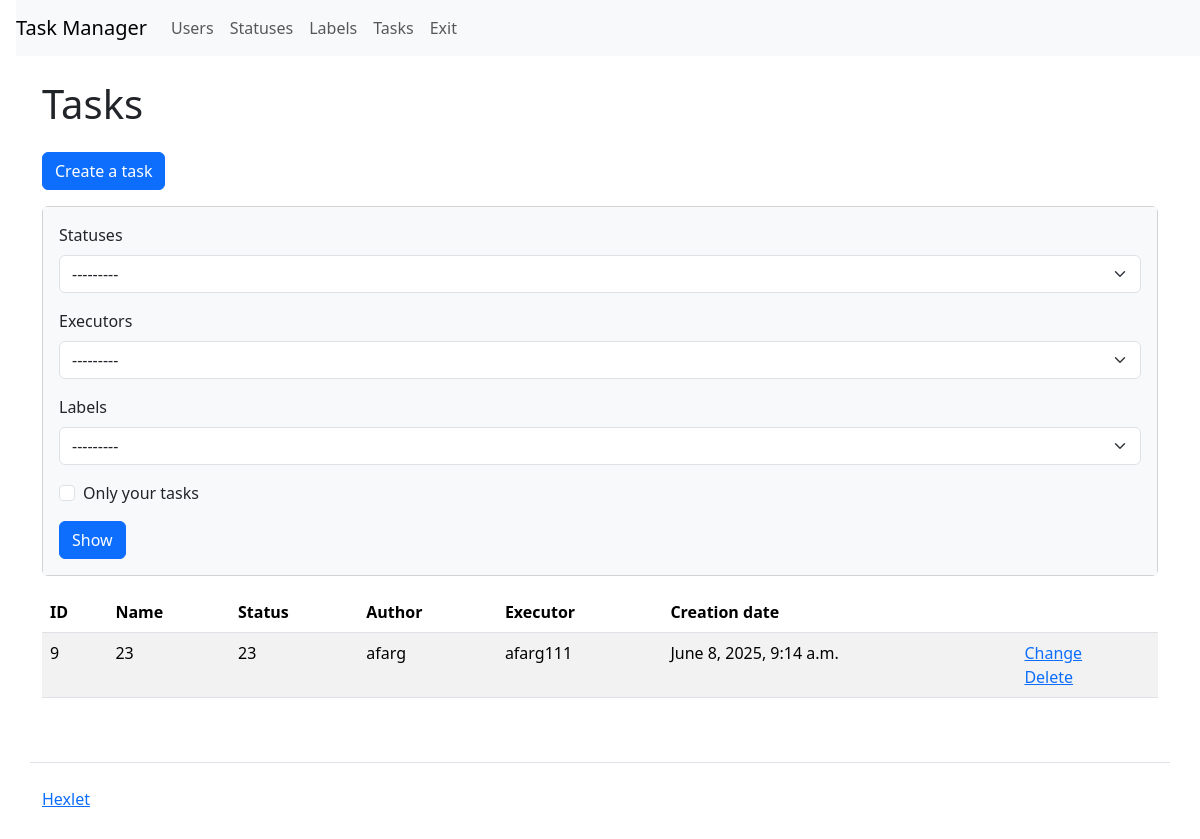
/tasks/ (signed in), run on an earlier commit of the app's database.
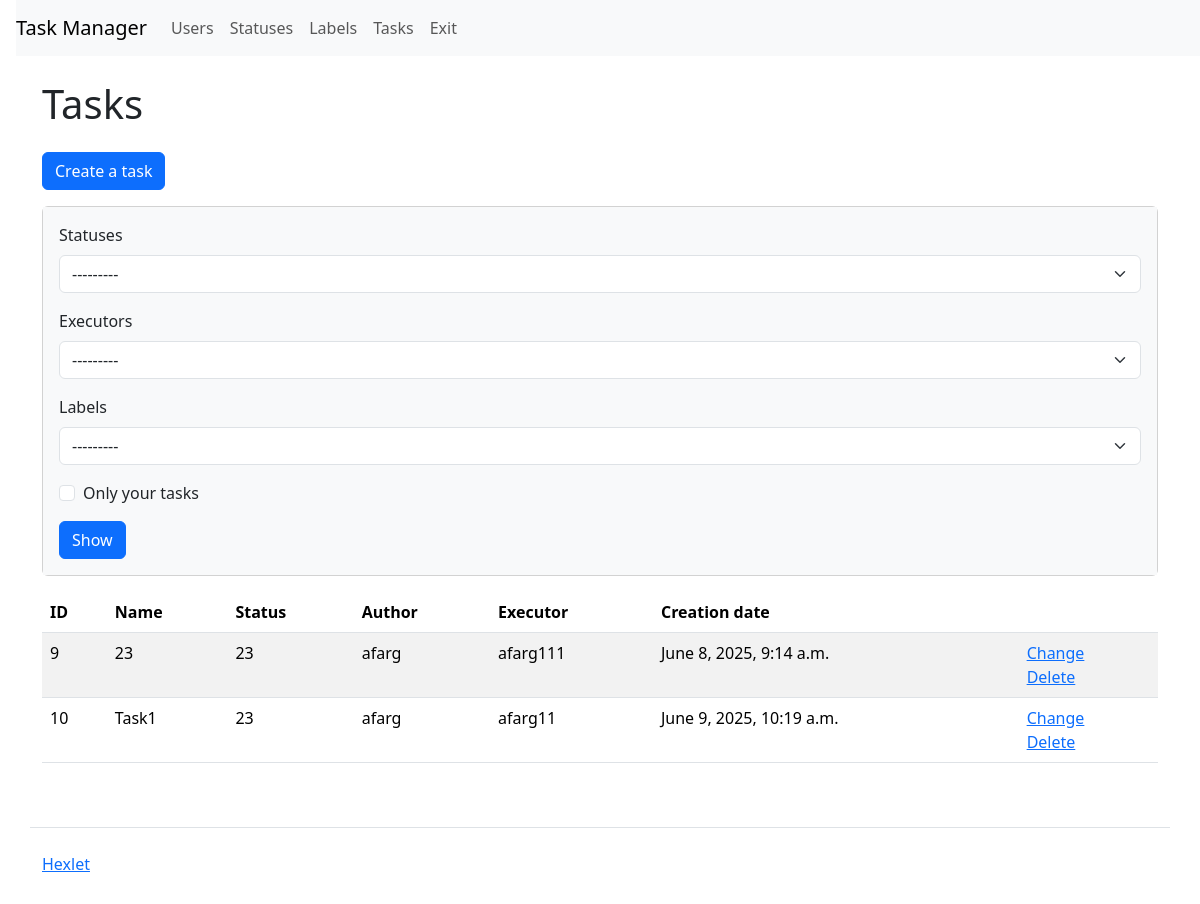
And on a later commit of the database.
### task_manager/tasks/models.py (models this page shows, shortened)
class Tasks(models.Model):
    name = models.TextField(
        max_length=150,
        verbose_name=_('Name')
        )
    author = models.TextField(
        max_length=150,
        blank=True,
        null=True,
        verbose_name=_('Author')
        )
    discription = models.TextField(
        'discription',
        max_length=100
        )
    status = models.ForeignKey(
        Statuses,
        on_delete=models.SET_NULL,
        blank=True,
        null=True,
        verbose_name=_("Status")
        )
    executor = models.ForeignKey(
        Users,
        on_delete=models.SET_NULL,
        blank=True,
        null=True,
        verbose_name=_("Executor")
        )
    labels = models.ManyToManyField(
        Labels,
        blank=True,
        verbose_name=_("Labels")
        )
    created_at = models.DateTimeField(
        auto_now_add=True,
        verbose_name=_('Creation date')
        )

### task_manager/statuses/models.py (models this page shows)
class Statuses(models.Model):
    name = models.TextField(max_length=150, verbose_name=_('Name'))
    created_at = models.DateTimeField(
        auto_now_add=True, verbose_name=_('Creation date')
        )
    def __str__(self):
        return self.name

### task_manager/users/models.py (models this page shows, shortened)
class Users(AbstractUser, PermissionsMixin):
    first_name = models.TextField(
        max_length=150,
        verbose_name=_('Name')
        )
    last_name = models.TextField(
        max_length=150,
        verbose_name=_('Surname')
        )
    username = models.TextField(
        max_length=150,
        unique=True,
        verbose_name=_('Username'),
        )
    password = models.TextField(
        max_length=20,
        verbose_name=_('Password')
        )
    created_at = models.DateTimeField(
        auto_now_add=True,
        verbose_name=_('Creation date')
        )
    USERNAME_FIELD = 'username'
    def __str__(self):
        return self.username

### task_manager/tasks/views.py (the view, shortened to what this page needs)
# urls.py: path('', views.IndexView.as_view(), name='index'),
class IndexView(LoginRequiredMixin, View):
    def dispatch(self, request, *args, **kwargs):
        return super(
            LoginRequiredMixin, self).dispatch(request, *args, **kwargs)
    def get(self, request, *args, **kwargs):
        statuses = Statuses.objects.all()
        executors = Users.objects.all()
        labels = Labels.objects.all()
        status_id = request.GET.get('status')
        executor_id = request.GET.get('executor')
        label_id = request.GET.get('labels')
        is_self_tasks = request.GET.get('self_tasks')
        status = Statuses.objects.get(id=status_id) if status_id else None
        executor = Users.objects.get(id=executor_id) if executor_id else None
        label = Labels.objects.get(id=label_id) if label_id else None
        user = request.user
        tasks_status = Tasks.objects.filter(
            status=status_id) if status_id else Tasks.objects.all()
        task_executor = Tasks.objects.filter(
            executor=executor_id) if executor_id else Tasks.objects.all()
        task_label = Tasks.objects.filter(
            label=label_id) if label_id else Tasks.objects.all()
        self_tasks = Tasks.objects.filter(
            author=user) if (user and is_self_tasks) else Tasks.objects.all()
        valid = 'is-valid' if (
            status or executor or label or is_self_tasks) else ''
        tasks = tasks_status & task_executor & task_label & self_tasks
        return render(request, 'tasks/index.html', context={
            'name': _('Tasks'),
            'statuses': statuses,
            'stat': [status_id, status],
            'executors': executors,
            'exec': [executor_id, executor],
            'labels': labels,
            'lab': [label_id, label],
            'valid': valid,
            'checked': is_self_tasks,
            'tasks': tasks,
        })

### task_manager/labels/models.py (called while the page is built)
    def __str__(self):
        return self.name

### task_manager/templates/tasks/index.html (shortened to what this page needs)
{% extends "index.html" %}
{% load i18n %}
{% block context %}
<a class="btn btn-primary mb-3" href="/tasks/create/" role="button">{% translate 'Create a task' %}</a>
<div class="card mb-3">
    <div class="card-body bg-light">
      <form class="form-inline center" method="get">
        <div class="mb-3">
            <label class="form-label" for="id_status">{% translate 'Statuses' %}</label>
            <select name="status" class="form-select mr-3 ml-2 {{ valid }}" id="id_status">
                {% if stat.1 %}
                <option value="{{ stat.0 }}" selected>{{ stat.1 }}</option>
                <option value="">---------</option>
                {% for status in statuses %}
                {% if status != stat.1 %}
                <option value="{{ status.id }}">{{ status }}</option>
                {% endif %}
                {% endfor %}
                {% else %}
                <option value="" selected>---------</option>
                {% endif %}
            </select>
        </div>
        <div class="mb-3">
            <label class="form-label" for="id_executor">{% translate 'Executors' %}</label>
            <select name="executor" class="form-select mr-3 ml-2 {{ valid }}" id="id_executor">
                {% if exec.1 %}
                <option value="{{ exec.0 }}" selected>{{ exec.1 }}</option>
                <option value="">---------</option>
                {% for executor in executors %}
                {% if executor != exec.1 %}
                <option value="{{ executor.id }}">{{ executor }}</option>
                {% endif %}
                {% endfor %}
                {% else %}
                <option value="" selected>---------</option>
                {% endif %}
            </select>
        </div>
        <div class="mb-3">
            <label class="form-label" for="id_label">{% translate 'Labels' %}</label>
            <select name="label" class="form-select mr-3 ml-2 {{ valid }}" id="id_label">
                {% if lab.1 %}
                <option value="{{ lab.0 }}" selected>{{ lab.1 }}</option>
                <option value="">---------</option>
                {% for label in labels %}
                {% if label != lab.1 %}
                <option value="{{ label.id }}">{{ label }}</option>
                {% endif %}
                {% endfor %}
                {% else %}
                <option value="" selected>---------</option>
                {% endif %}
            </select>
        </div>
        <div class="mb-3">
        <div class="form-check">
            {% if checked %}
            <input type="checkbox" name="self_tasks" class="form-check-input mr-3 {{ valid }}" checked id="id_self_tasks">
            {% else %}
            <input type="checkbox" name="self_tasks" class="form-check-input mr-3 {{ valid }}" id="id_self_tasks">
            {% endif %}
            <label class="form-check-label" for="id_self_tasks">{% translate 'Only your tasks' %}</label>
        </div>
        </div>
        <input class="btn btn-primary" type="submit" value="{% translate 'Show' %}">
      </form>
    </div>
</div>
<table class="table table-striped">
    <thead>
      <tr>
        <th>ID</th>
        <th>{% translate 'Name' %}</th>
        <th>{% translate 'Status' %}</th>
        <th>{% translate 'Author' %}</th>
        <th>{% translate 'Executor' %}</th>
        <th>{% translate 'Creation date' %}</th>
        <th></th>
      </tr>
    </thead>
    <tbody>
      {% if tasks %}
      {% for task in tasks %}
        <tr>
          <td>{{ task.id }}</td>
          <td>{{ task.name }}</td>
          <td>{{ task.status }}</td>
          <td>{{ task.author }}</td>
          <td>{{ task.executor }}</td>
          <td>{{ task.created_at }}</td>
          <td>
            <a href="/tasks/{{ task.id }}/update/">{% translate 'Сhange' %}</a>
            <br>
            <a href="/tasks/{{ task.id }}/delete/">{% translate 'Delete' %}</a>
          </td>
        </tr>
      {% endfor %}
      {% endif %}
    </tbody>
  </table>
{% endblock %}

What changed in the data, as far as the page shows it:
added Tasks: id "10", name "Task1", status "23", author "afarg", executor "afarg11", created_at "June 9, 2025, 10:19 a.m."
